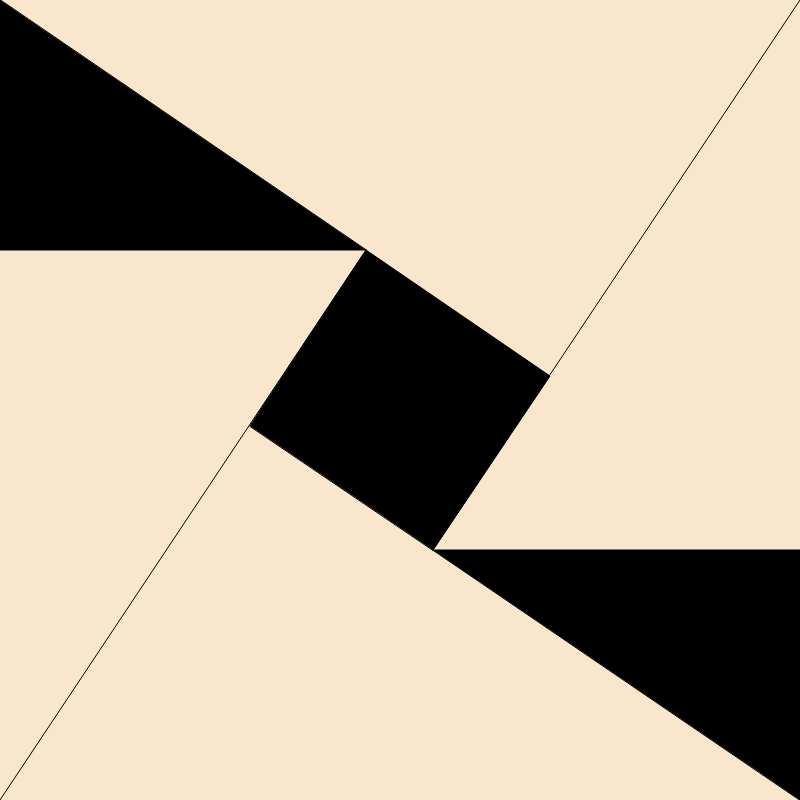
Frame 1 (no input)
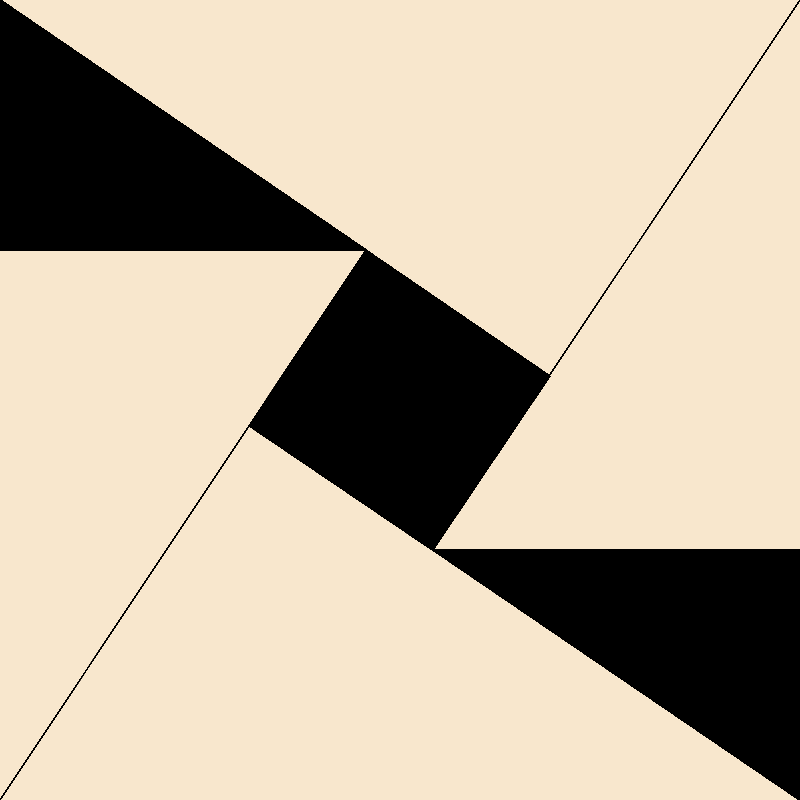
Frame 60 (no input)
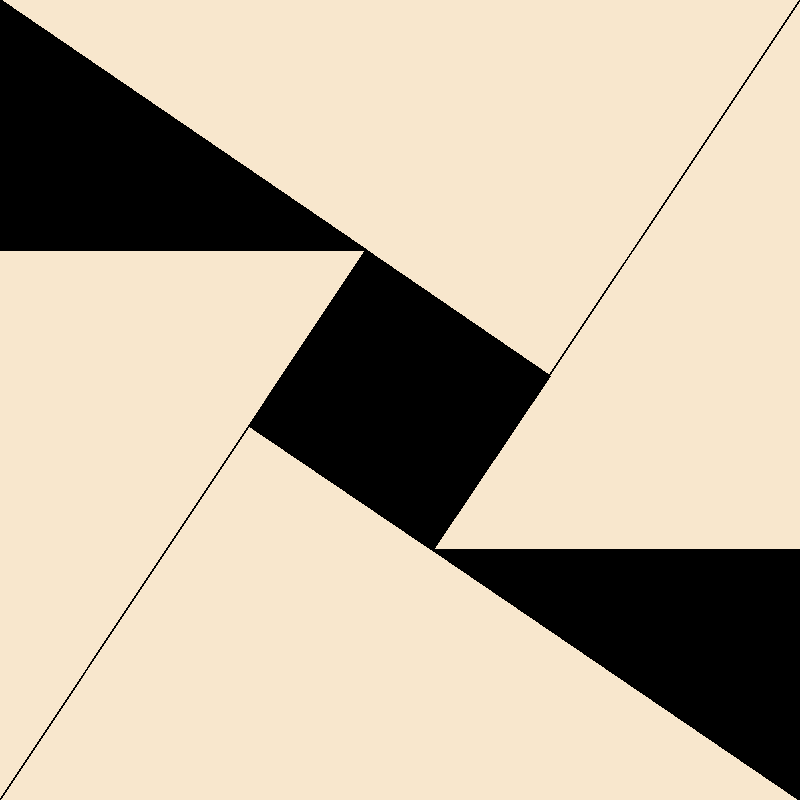
Frame 120 (the mouse pressed at the canvas centre since frame 60)

The p5.js sketch that drew these frames (run headless with seeded random() and noise() and a simulated clock; from frame 60 on, the mouse is pressed at the canvas centre):

// p5.js sketch
// ── sketch.js
function setup() {
    createCanvas(800,800);
    background(248,231,205);
}

function draw() {
    stroke("black");
    line(0,800,366,250);
    line(800,0,433,550);
    fill("black");
    triangle(0,0,0,250,366,250);
    triangle(800,800,800,550,433,550);
    quad(250,426,366,250,550,376,433,550);
}
